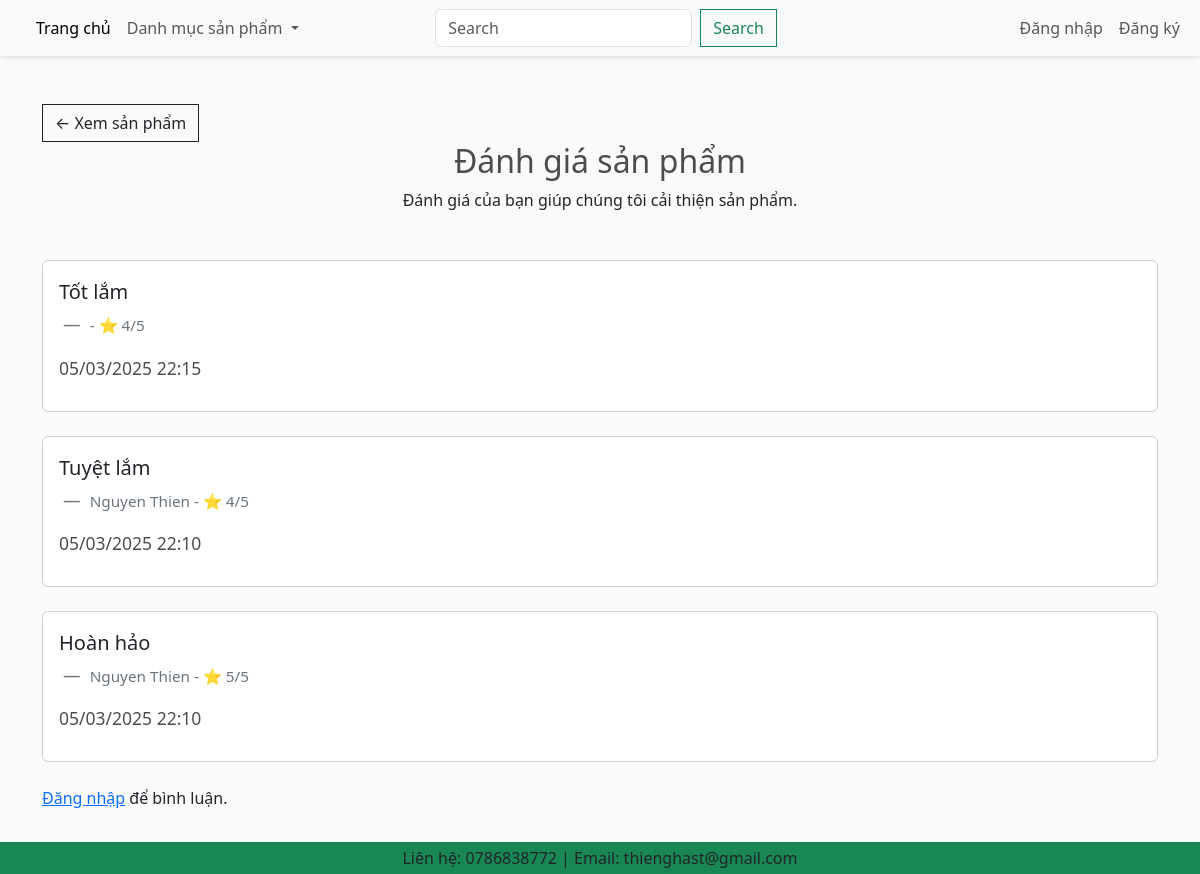
The page /review/4/ on the database its author committed.
### app/models.py (models this page shows)
class Review(models.Model):
    product = models.ForeignKey(Product, on_delete=models.CASCADE, related_name="reviews")
    user = models.ForeignKey(User, on_delete=models.CASCADE)
    rating = models.IntegerField(default=1)
    comment = models.TextField(blank=True, null=True)
    created_at = models.DateTimeField(auto_now_add=True)

### app/views.py (the view)
# urls.py: path("review/<int:product_id>/", review, name="review"),
def review(request, product_id):
    product = get_object_or_404(Product, id=product_id)
    categories = Category.objects.all()
    if request.user.is_authenticated:
        user_not_login = "hidden"
        user_login = "visible"
        user_review = Review.objects.filter(product=product, user=request.user).first()
        reviews = Review.objects.filter(product=product).annotate(
            is_user_review=Case(
                When(user=request.user, then=Value(1)),
                default=Value(0),
                output_field=IntegerField()
            )
        ).order_by('-is_user_review', '-created_at')  # Sắp xếp theo is_user_review và created_at
    else:
        user_not_login = "visible"
        user_login = "hidden"
        user_review = None
        reviews = Review.objects.filter(product=product).order_by('-created_at')
    form_display = "none" if user_review else "block"
    context = {
        'categories': categories,
        'product': product,
        'reviews': reviews,
        'user_review': user_review,
        'form_display': form_display,
        'user_not_login': user_not_login,
        'user_login': user_login
    }
    return render(request, 'app/review.html', context)

### app/templates/app/review.html (shortened to what this page needs)
{% extends 'app/base.html' %}
{% load static %}
{% block review %}
<section class="pt-5 pb-5">
    <div class="container">
        <a class="btn btn-outline-dark" href="{% url 'detail' %}?id={{ product.id }}">&#x2190; Xem sản phẩm</a>
        <h2 class="mb-2 text-center">Đánh giá sản phẩm</h2>
        <p class="mb-5 text-center">Đánh giá của bạn giúp chúng tôi cải thiện sản phẩm.</p>
        <div class="card-columns">
            {% for review in reviews %}
            <div class="card mb-4">
                <div class="card-body">
                    <blockquote class="blockquote">
                        <p class="about" style="white-space: pre-wrap;">{{ review.comment }}</p>
                        <footer class="blockquote-footer small p-1">
                            <span class="small">{{ review.user.last_name }} {{ review.user.first_name }} - ⭐ {{ review.rating }}/5</span>
                        </footer>
                        <h6 class="small">{{ review.created_at|date:"d/m/Y H:i" }}</h6>
                    </blockquote>
                </div>
            </div>
            {% empty %}
            <p>Chưa có đánh giá nào.</p>
            {% endfor %}
        </div>
        {% if user.is_authenticated %}
        <form id="reviewForm" style="display: {{ form_display }};">
            <h3>Viết bình luận</h3>
            {% csrf_token %}
            <div class="d-flex mb-3">
                <div class="me-3" style="max-width: 80px;">
                    <label for="rating" class="form-label">Đánh giá:</label>
                    <input type="number" id="rating" min="1" max="5" class="form-control" placeholder="1-5" required>
                </div>
                <div class="flex-grow-1">
                    <label for="comment" class="form-label">Bình luận:</label>
                    <textarea id="comment" class="form-control" placeholder="Nhập bình luận..." rows="4" required></textarea>
                </div>
            </div>
            <button type="submit" id="submitBtn" class="btn btn-primary w-100">Gửi</button>
        </form>
        {% else %}
        <p><a href="{% url 'login' %}">Đăng nhập</a> để bình luận.</p>
        {% endif %}
    </div>
</section>
{% endblock review %}

### app/static/app/css/style.css (style rules this page uses)
body { padding-top: 56px; }

### app/static/app/css/main.css (style rules this page uses)
body { background-color: hsl(0, 0%, 98%); }
h1,h2,h3,h4,h5,h6 { color:hsl(0, 0%, 30%); }
.btn { border-radius: 0; }

### rows shown on the page
Review: comment "Tốt lắm", rating "4", created_at "05/03/2025 22:15"
Review: comment "Tuyệt lắm", user.last_name "Nguyen", user.first_name "Thien", rating "4", created_at "05/03/2025 22:10"
Review: comment "Hoàn hảo", user.last_name "Nguyen", user.first_name "Thien", rating "5", created_at "05/03/2025 22:10"
